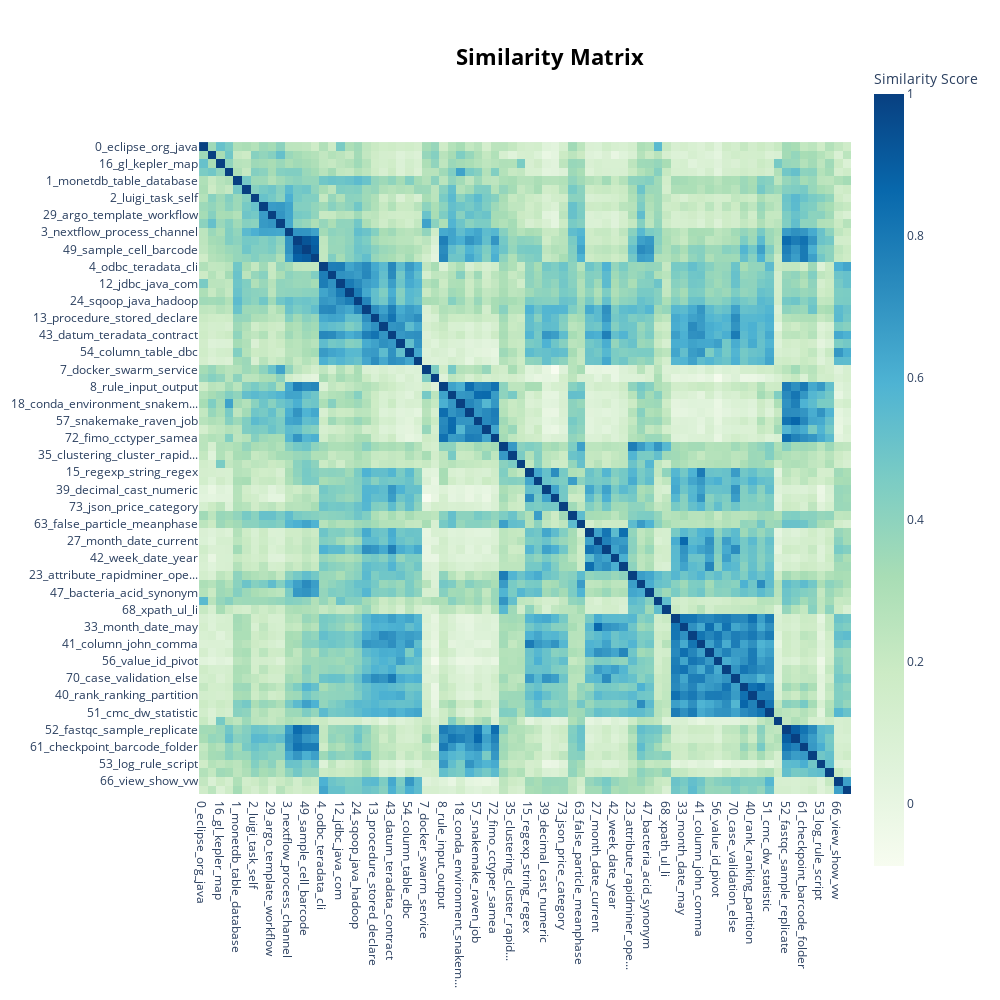

The notebook cell saved with this chart:
### Code cell
# visualize topic similarity
model.visualize_heatmap(n_clusters=20, width=1000, height=1000)

### Figure 1 — Plotly figure (JSON) as saved in the notebook; plotly's stock layout.template omitted (floating-point values rounded to 4 significant figures; data arrays with more than 128 entries replaced by an {"elided": "..."} marker saying what was removed)
{"data": [{"coloraxis": "coloraxis", "hovertemplate": "x: %{x}<br>y: %{y}<br>Similarity Score: %{z}<extra></extra>", "name": "0", "type": "heatmap", "x": ["0_eclipse_org_java", "11_ansible_role_galaxy", "16_gl_kepler_map", "67_module_easybuild_gcc", "1_monetdb_table_database", "55_kafka_trident_spout", "2_luigi_task_self", "20_airflow_dag_py", "29_argo_template_workflow", "65_aws_progress_ec", "3_nextflow_process_channel", "14_gz_fastq_rna", "49_sample_cell_barcode", "60_unit_sample_mt", "4_odbc_teradata_cli", "6_teradata_teradatasql_odbc", "12_jdbc_java_com", "22_spark_scala_jdbc", "24_sqoop_java_hadoop", "5_varchar_bteq_export", "13_procedure_stored_declare", "32_update_table_jan", "43_datum_teradata_contract", "48_identity_increment_gener...", "54_column_table_dbc", "62_volatile_table_create", "7_docker_swarm_service", "30_meteor_galaxy_minifier", "8_rule_input_output", "9_cluster_job_slurm", "18_conda_environment_snakem...", "21_config_yaml_snakemake", "57_snakemake_raven_job", "71_job_cluster_property", "72_fimo_cctyper_samea", "10_rapidminer_model_text", "35_clustering_cluster_rapid...", "44_country_amount_year", "15_regexp_string_regex", "36_knime_column_col", "39_decimal_cast_numeric", "69_character_untranslatable...", "73_json_price_category", "17_knime_workflow_node", "63_false_particle_meanphase", "19_timestamp_convert_format", "27_month_date_current", "31_date_format_mm", "42_week_date_year", "45_timestamp_hour_time", "23_attribute_rapidminer_ope...", "38_key_parameter_port", "47_bacteria_acid_synonym", "25_rapidminer_jboss_java", "68_xpath_ul_li", "26_count_sum_column", "33_month_date_may", "34_table_col_join", "41_column_john_comma", "50_event_date_min", "56_value_id_pivot", "59_sale_saledate_store", "70_case_validation_else", "28_id_cc_pat", "40_rank_ranking_partition", "46_spool_amp_estimated", "51_cmc_dw_statistic", "37_gpu_cuda_warp", "52_fastqc_sample_replicate", "58_sam_uniquemap_parsed", "61_checkpoint_barcode_folder", "64_ftp_remote_err", "53_log_rule_script", "74_report_html_styling", "66_view_show_vw", "75_grant_user_role"], "xaxis": "x", "y": ["0_eclipse_org_java", "11_ansible_role_galaxy", "16_gl_kepler_map", "67_module_easybuild_gcc", "1_monetdb_table_database", "55_kafka_trident_spout", "2_luigi_task_self", "20_airflow_dag_py", "29_argo_template_workflow", "65_aws_progress_ec", "3_nextflow_process_channel", "14_gz_fastq_rna", "49_sample_cell_barcode", "60_unit_sample_mt", "4_odbc_teradata_cli", "6_teradata_teradatasql_odbc", "12_jdbc_java_com", "22_spark_scala_jdbc", "24_sqoop_java_hadoop", "5_varchar_bteq_export", "13_procedure_stored_declare", "32_update_table_jan", "43_datum_teradata_contract", "48_identity_increment_gener...", "54_column_table_dbc", "62_volatile_table_create", "7_docker_swarm_service", "30_meteor_galaxy_minifier", "8_rule_input_output", "9_cluster_job_slurm", "18_conda_environment_snakem...", "21_config_yaml_snakemake", "57_snakemake_raven_job", "71_job_cluster_property", "72_fimo_cctyper_samea", "10_rapidminer_model_text", "35_clustering_cluster_rapid...", "44_country_amount_year", "15_regexp_string_regex", "36_knime_column_col", "39_decimal_cast_numeric", "69_character_untranslatable...", "73_json_price_category", "17_knime_workflow_node", "63_false_particle_meanphase", "19_timestamp_convert_format", "27_month_date_current", "31_date_format_mm", "42_week_date_year", "45_timestamp_hour_time", "23_attribute_rapidminer_ope...", "38_key_parameter_port", "47_bacteria_acid_synonym", "25_rapidminer_jboss_java", "68_xpath_ul_li", "26_count_sum_column", "33_month_date_may", "34_table_col_join", "41_column_john_comma", "50_event_date_min", "56_value_id_pivot", "59_sale_saledate_store", "70_case_validation_else", "28_id_cc_pat", "40_rank_ranking_partition", "46_spool_amp_estimated", "51_cmc_dw_statistic", "37_gpu_cuda_warp", "52_fastqc_sample_replicate", "58_sam_uniquemap_parsed", "61_checkpoint_barcode_folder", "64_ftp_remote_err", "53_log_rule_script", "74_report_html_styling", "66_view_show_vw", "75_grant_user_role"], "yaxis": "y", "z": {"elided": "76x76 float values"}}], "layout": {"coloraxis": {"colorbar": {"title": {"text": "Similarity Score"}}, "colorscale": [[0, "rgb(247,252,240)"], [0.125, "rgb(224,243,219)"], [0.25, "rgb(204,235,197)"], [0.375, "rgb(168,221,181)"], [0.5, "rgb(123,204,196)"], [0.625, "rgb(78,179,211)"], [0.75, "rgb(43,140,190)"], [0.875, "rgb(8,104,172)"], [1, "rgb(8,64,129)"]]}, "height": 1000, "hoverlabel": {"bgcolor": "white", "font": {"family": "Rockwell", "size": 16}}, "legend": {"title": {"text": "Trend"}}, "margin": {"t": 60}, "showlegend": true, "title": {"font": {"color": "Black", "size": 22}, "text": "<b>Similarity Matrix</b>", "x": 0.55, "xanchor": "center", "y": 0.95, "yanchor": "top"}, "width": 1000, "xaxis": {"anchor": "y", "constrain": "domain", "domain": [0, 1], "scaleanchor": "y"}, "yaxis": {"anchor": "x", "autorange": "reversed", "constrain": "domain", "domain": [0, 1]}}}
